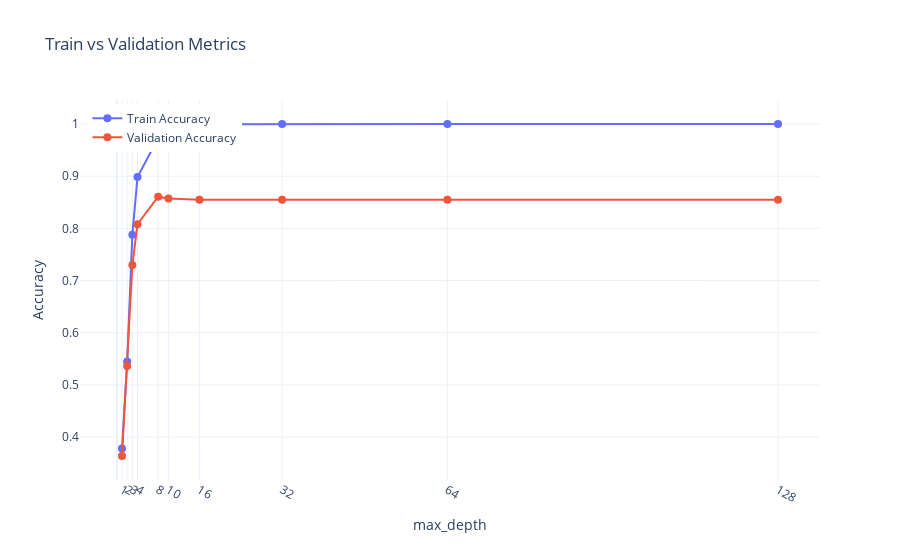

The cell this chart's notebook holds for it:
### Code cell
max_depth_list = [1, 2, 3, 4, 8, 10, 16, 32, 64, 128, None]
accuracy_list_train = []
accuracy_list_val = []

# Evaluate model for different max_depth values
for max_depth in max_depth_list:
    model = DecisionTreeClassifier(max_depth=max_depth, random_state=42).fit(train_X, train_y)
    predictions_train = model.predict(train_X)
    predictions_val = model.predict(cv_X)
    accuracy_train = accuracy_score(predictions_train, train_y)
    accuracy_val = accuracy_score(predictions_val, cv_y)
    accuracy_list_train.append(accuracy_train)
    accuracy_list_val.append(accuracy_val)

# Create the interactive plot
fig = go.Figure()

fig.add_trace(go.Scatter(
    x=max_depth_list,
    y=accuracy_list_train,
    mode='lines+markers',
    name='Train Accuracy',
    marker=dict(size=8, symbol='circle')
))

fig.add_trace(go.Scatter(
    x=max_depth_list,
    y=accuracy_list_val,
    mode='lines+markers',
    name='Validation Accuracy',
    marker=dict(size=8, symbol='circle')
))

# Update layout to improve readability
fig.update_layout(
    title='Train vs Validation Metrics',
    xaxis_title='max_depth',
    yaxis_title='Accuracy',
    xaxis=dict(
        tickmode='array',
        tickvals=max_depth_list,
        ticktext=[str(val) for val in max_depth_list]  # Customize tick labels
    ),
    legend=dict(x=0.01, y=0.99, traceorder='normal'),
    template='plotly_white'
)

# Display the plot
pio.show(fig)

### Figure 1 — Plotly figure (JSON) as saved in the notebook; plotly's stock layout.template omitted (floating-point values rounded to 4 significant figures)
{"data": [{"marker": {"size": 8, "symbol": "circle"}, "mode": "lines+markers", "name": "Train Accuracy", "type": "scatter", "x": [1, 2, 3, 4, 8, 10, 16, 32, 64, 128, null], "y": [0.3783, 0.545, 0.7879, 0.8983, 0.9733, 0.9905, 0.9996, 1, 1, 1, 1]}, {"marker": {"size": 8, "symbol": "circle"}, "mode": "lines+markers", "name": "Validation Accuracy", "type": "scatter", "x": [1, 2, 3, 4, 8, 10, 16, 32, 64, 128, null], "y": [0.3639, 0.5363, 0.7298, 0.8079, 0.8608, 0.8574, 0.8547, 0.8547, 0.8547, 0.8547, 0.8547]}], "layout": {"legend": {"traceorder": "normal", "x": 0.01, "y": 0.99}, "title": {"text": "Train vs Validation Metrics"}, "xaxis": {"tickmode": "array", "ticktext": ["1", "2", "3", "4", "8", "10", "16", "32", "64", "128", "None"], "tickvals": [1, 2, 3, 4, 8, 10, 16, 32, 64, 128, null], "title": {"text": "max_depth"}}, "yaxis": {"title": {"text": "Accuracy"}}}}
